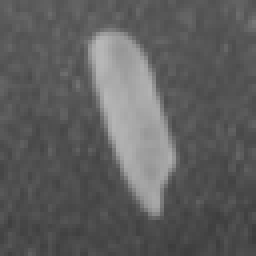
#> input picture Clase 1/onerice.bmp, 64 x 64 px (shown 4 times larger)
$ jupyter execute Clase_1_Arroz.ipynb
#> lines starting #> are read from the running program, lines starting #| are printed output that depends on the picture; after the words box and inside, x2 and y2 are one past the last pixel; in counts of white or black regions, pixels touching at a corner belong together
# Importación de Librerías

[cell 1]
import numpy as np
from cv2 import imread
import matplotlib.pyplot as plt

# Lectura y Despliegue de Imagen

[cell 2]
img = imread('onerice.bmp')
#> img is the input picture: shape (64, 64, 3); min 59, max 183, mean 94.1
plt.imshow(img)
plt.show()

# Función de cómo es la imagen

[cell 3]
def howis(img):
  print('size = ',img.shape)
#| size =  (64, 64, 3)
  print('max  = ',np.max(img))
#| max  =  183
  print('min  = ',np.min(img))
#| min  =  59

howis(img)

# Selección del primer canal de la imagen

[cell 4]
X = img[:,:,0]
howis(X)
#| size =  (64, 64)
#| max  =  183
#| min  =  59
plt.imshow(X,cmap='gray')
plt.show()

# Función de Segmentación por Umbral

[cell 5]
def segmenta(X,t):
#> called with t = 120
  (N,M) = X.shape
#> N = 64; M = 64
  Y = np.zeros((N,M))
  area = 0
  for i in range(N):
    for j in range(M):
      if X[i,j] > t:
        Y[i,j] = 255
        area = area + 1
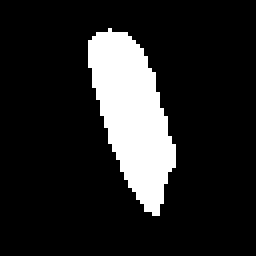
#> Y: shape (64, 64) float64 (shown 4 times larger); 14.6% white; 1 white region, box (x1, y1, x2, y2) and area: (22, 7, 44, 54) 597
#> after the loop, area = 597
  print('area = ',area)
#| area =  597
  return Y

# Segmentación

[cell 6]
Y = segmenta(X,120) #una buen umbral es 120
howis(Y)
#| size =  (64, 64)
#| max  =  255.0
#| min  =  0.0
plt.imshow(Y)
plt.show()

# Un ejemplo más complejo

[cell 7]
img = imread('rices.png')
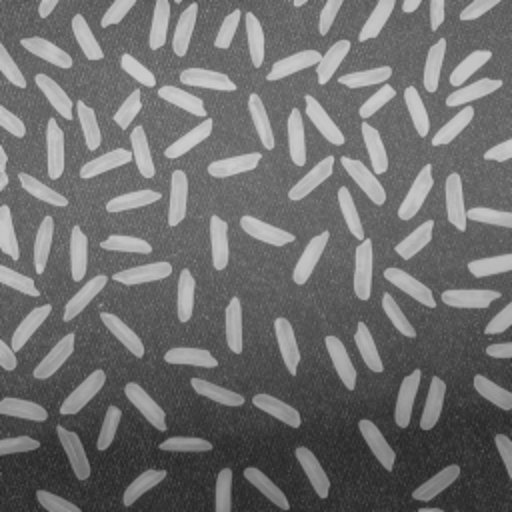
#> input picture Clase 1/rices.png, 512 x 512 px
#> img is the input picture: shape (512, 512, 3); min 38, max 207, mean 111.3
X   = img[:,:,0]
#> X: shape (512, 512)
howis(X)
#| size =  (512, 512)
#| max  =  207
#| min  =  38
plt.imshow(X,cmap='gray')
plt.show()

Como el fondo no tiene iluminación constante, entonces un umbral global para toda la imagen no funciona bien.

Probar con 90, 110, 130 y 150

[cell 8]
Y = segmenta(X,130)
#> call 2 of segmenta, with t = 130
#> after the loop in segmenta (call 2), `for i in range(N):`:
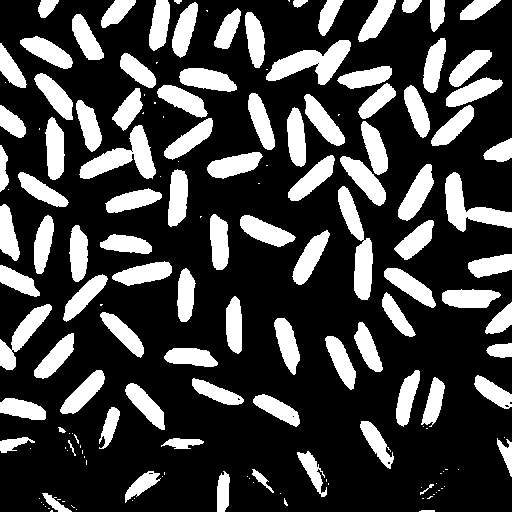
#> Y: shape (512, 512) float64; 26.1% white; 162 white regions (65 under 20 px), largest, box (x1, y1, x2, y2) and area: (266, 40, 351, 85) 1747, (79, 125, 156, 179) 1729, (338, 186, 373, 300) 1679
#| area =  68447
plt.imshow(Y,cmap='gray')
plt.show()

# Definición de imagen con fondo homogéneo

A cada fila se le resta el mínimo.

[cell 9]
# Basicamente esto lo que hace es oscurecer la imagen para que sea mas facil de detectar
(N,M) = X.shape
#> N = 512; M = 512
Xm    = np.zeros((N,M),np.uint8)
for i in range(N):
  xmin = np.min(X[i,:])
  Xm[i,:] = X[i,:] - xmin
#> this loop made 512 passes
#> xmin on passes 1 to 3: 80, 84, 86
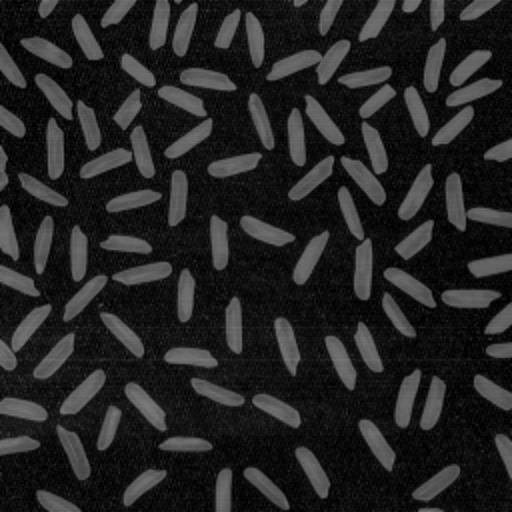
#> Xm: shape (512, 512); min 0, max 123, mean 36
plt.imshow(Xm,cmap='gray')
plt.show()

[cell 10]
Y = segmenta(Xm,60)
#> call 3 of segmenta, with t = 60
#> after the loop in segmenta (call 3), `for i in range(N):`:
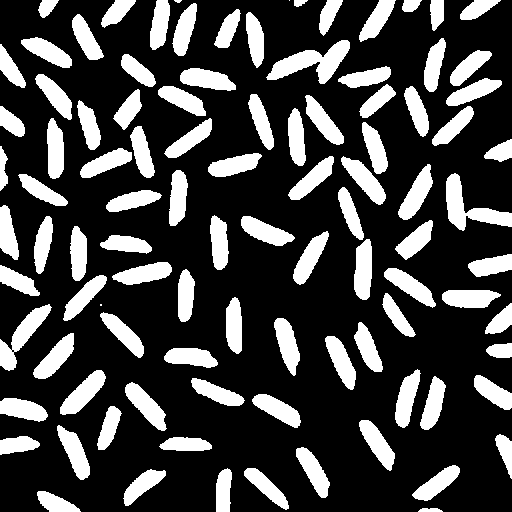
#> Y: shape (512, 512) float64; 26.1% white; 100 white regions (3 under 20 px), largest, box (x1, y1, x2, y2) and area: (266, 40, 350, 84) 1585, (446, 173, 512, 231) 1435, (0, 304, 52, 371) 1146
#| area =  68445
